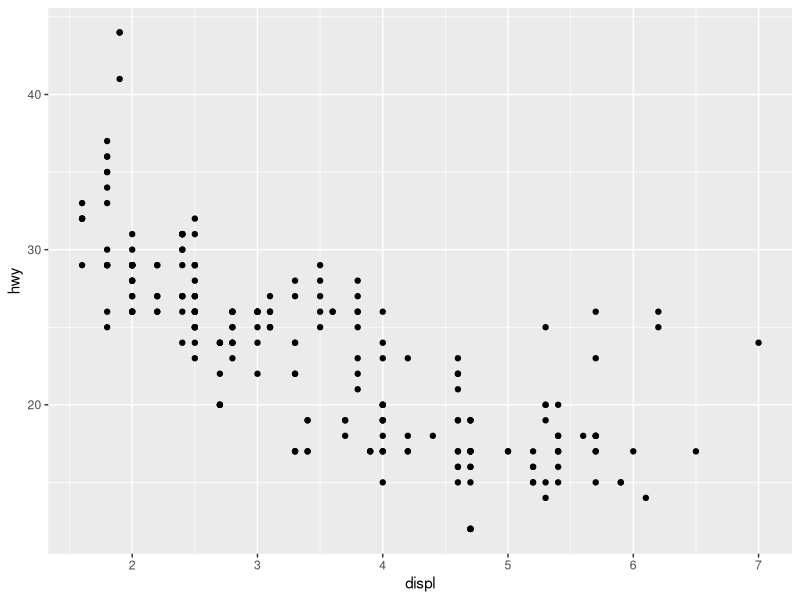
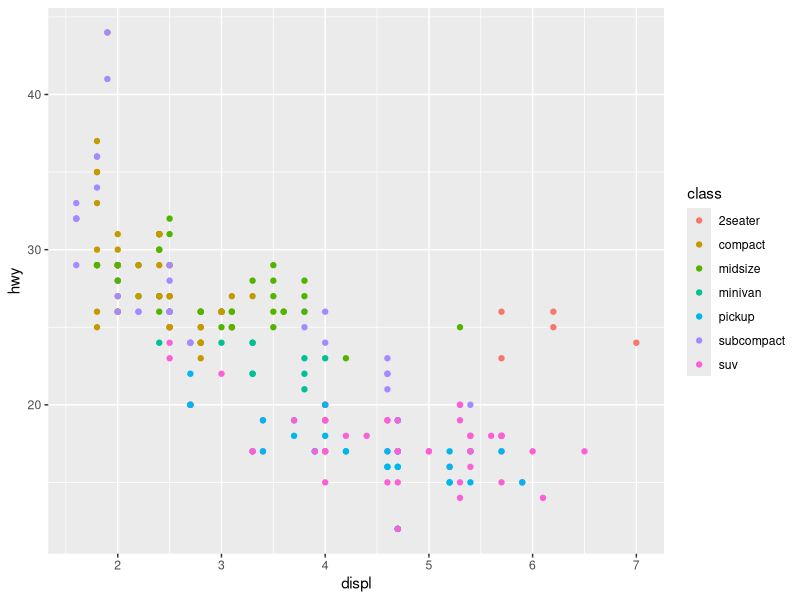
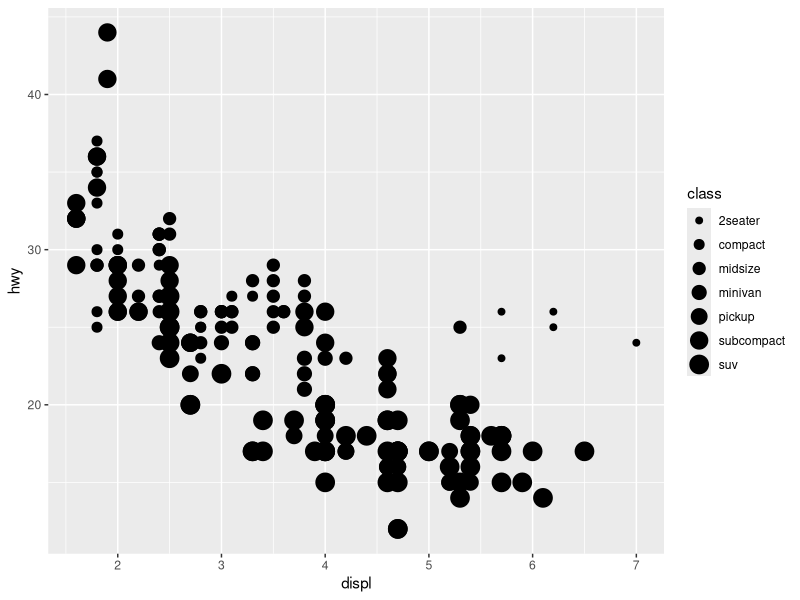
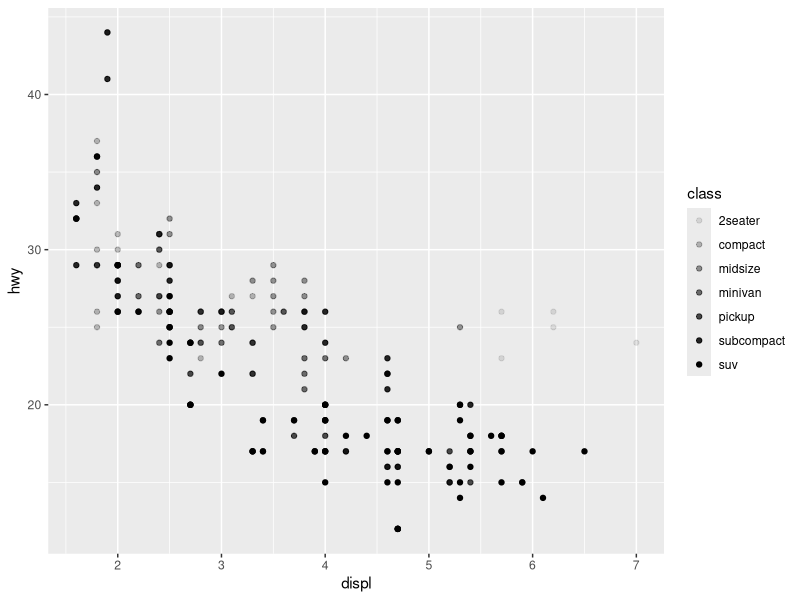
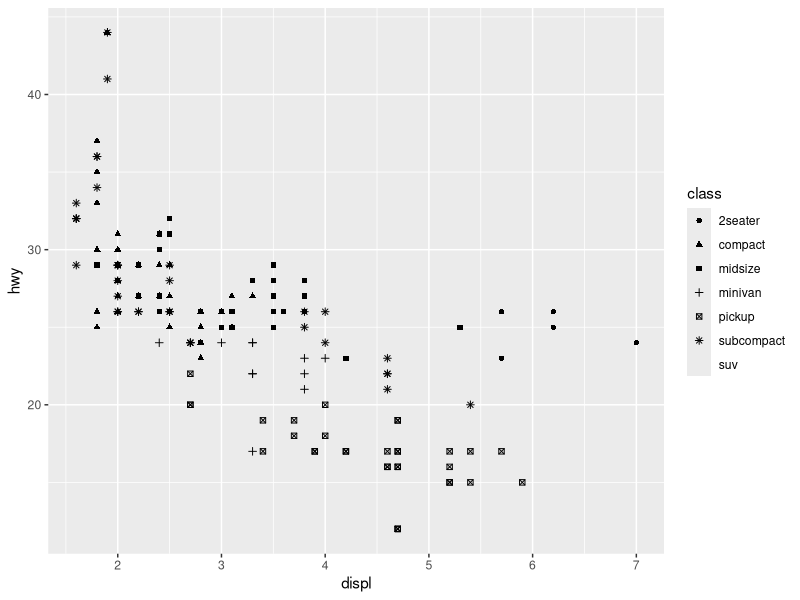
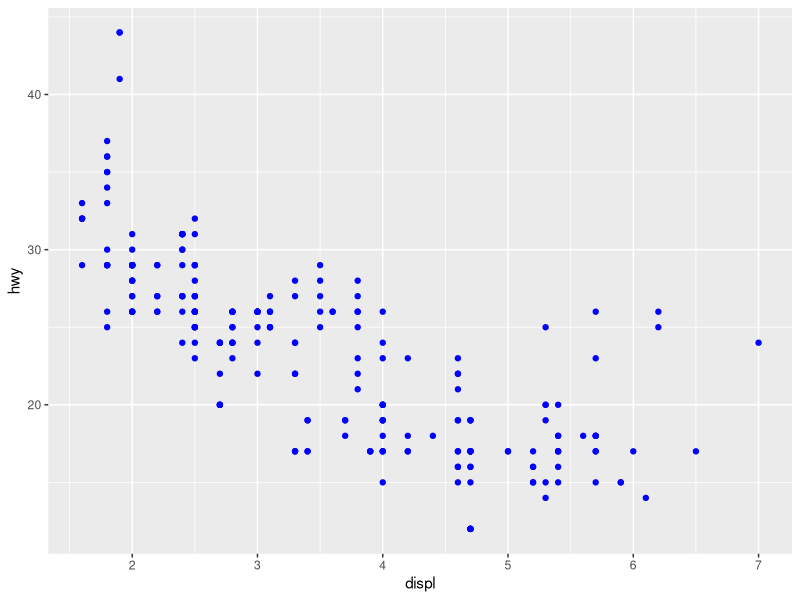

Here is the R script that generated these plots, in order:
#Load main package for the graph viz
library(tidyverse)
# Create a simple graph with the mpg dataset
ggplot(data = mpg) + 
  geom_point(mapping = aes(x = displ, y = hwy))
# Map categorical value to color class
ggplot(data = mpg) + 
  geom_point(mapping = aes(x = displ, y = hwy, color = class))
# Map categorical variable to continuos parameter
ggplot(data = mpg) + 
  geom_point(mapping = aes(x = displ, y = hwy, size = class))
# Use more correct aestetics to do the same
ggplot(data = mpg) + 
  geom_point(mapping = aes(x = displ, y = hwy, alpha = class))
ggplot(data = mpg) + 
  geom_point(mapping = aes(x = displ, y = hwy, shape = class))
# Use custom change that make more beauty, but no extra info
ggplot(data = mpg) + 
  geom_point(mapping = aes(x = displ, y = hwy), color = "blue")
